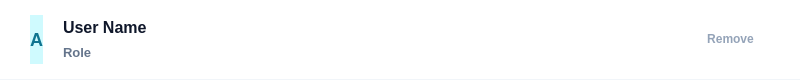
<?xml version="1.0" encoding="UTF-8"?>
<ui version="4.0">
 <class>UserItem</class>
 <widget class="QWidget" name="UserItem">
  <property name="geometry">
   <rect>
    <x>0</x>
    <y>0</y>
    <width>800</width>
    <height>80</height>
   </rect>
  </property>
  <property name="minimumSize">
   <size>
    <width>0</width>
    <height>80</height>
   </size>
  </property>
  <property name="styleSheet">
   <string notr="true">
    QWidget#UserItem { background-color: transparent; }
    QLabel { font-family: "Segoe UI"; }
   </string>
  </property>
  <layout class="QVBoxLayout" name="verticalLayout">
   <property name="leftMargin"><number>0</number></property>
   <property name="rightMargin"><number>0</number></property>
   <property name="topMargin"><number>0</number></property>
   <property name="bottomMargin"><number>0</number></property>

   <item>
    <widget class="QFrame" name="container">
     <property name="styleSheet">
      <string notr="true">
        QFrame#container {
            background-color: white;
            border-bottom: 1px solid #F1F5F9; /* Slate-100 */
            border-radius: 0px;
        }
        QFrame#container:hover {
            background-color: #F8FAFC; /* Hover effect */
        }
      </string>
     </property>
     <property name="frameShape"><enum>QFrame::StyledPanel</enum></property>

     <layout class="QHBoxLayout" name="horizontalLayout">
      <property name="leftMargin"><number>30</number></property>
      <property name="rightMargin"><number>30</number></property>
      <property name="topMargin"><number>15</number></property>
      <property name="bottomMargin"><number>15</number></property>
      <property name="spacing"><number>20</number></property>

      <item>
       <widget class="QLabel" name="lbl_avatar">
        <property name="text"><string>A</string></property>
        <property name="alignment"><set>Qt::AlignCenter</set></property>
        <property name="fixedSize"><size><width>48</width><height>48</height></size></property>
        <property name="styleSheet">
         <string>
            background-color: #CFFAFE; /* Cyan-100 (Default) */
            color: #0E7490; /* Cyan-700 */
            border-radius: 24px; /* Circle */
            font-weight: bold;
            font-size: 18px;
         </string>
        </property>
       </widget>
      </item>

      <item>
       <layout class="QVBoxLayout" name="vbox_info">
        <property name="spacing"><number>2</number></property>
        <item>
         <widget class="QLabel" name="lbl_name">
          <property name="text"><string>User Name</string></property>
          <property name="styleSheet"><string>color: #0F172A; font-weight: bold; font-size: 16px;</string></property>
         </widget>
        </item>
        <item>
         <widget class="QLabel" name="lbl_role">
          <property name="text"><string>Role</string></property>
          <property name="styleSheet"><string>color: #64748B; font-weight: 500; font-size: 13px;</string></property>
         </widget>
        </item>
       </layout>
      </item>

      <item><spacer name="spacer"><property name="orientation"><enum>Qt::Horizontal</enum></property><property name="sizeType"><enum>QSizePolicy::Expanding</enum></property><property name="sizeHint" stdset="0"><size><width>40</width><height>20</height></size></property></spacer></item>

      <item>
       <widget class="QPushButton" name="btn_remove">
        <property name="text"><string>Remove</string></property>
        <property name="cursor"><cursorShape>PointingHandCursor</cursorShape></property>
        <property name="styleSheet">
         <string notr="true">
           QPushButton {
             color: #94A3B8; /* Slate-400 */
             background-color: transparent;
             border: none;
             font-weight: 600;
             padding: 8px 16px;
             border-radius: 8px;
           }
           QPushButton:hover {
             color: #DC2626; /* Red-600 */
             background-color: #FEF2F2; /* Red-50 */
           }
         </string>
        </property>
        </widget>
      </item>

     </layout>
    </widget>
   </item>
  </layout>
 </widget>
 <resources/>
 <connections/>
</ui>
